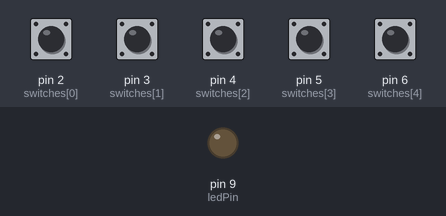
Simulated run of this sketch. Board: Arduino Uno, built with avr-gcc and run on an emulated ATmega328P. Parts: output pins drawn as LEDs (lit = HIGH). Inputs (shaded band) come from the test bench; at power-on: pin 2 (switches[0]), pin 3 (switches[1]), pin 4 (switches[2]), pin 5 (switches[3]), pin 6 (switches[4]) HIGH.

Above: at 1.2 s.
1.3 s: pin 2 (switches[0]) pulled LOW for 0.15 s
At 2.6 s:
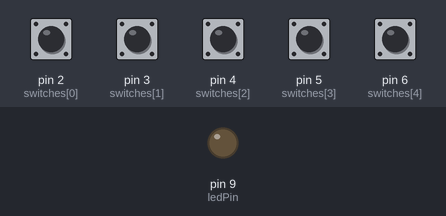
3.0 s: pin 4 (switches[2]) pulled LOW for 0.15 s
At 3.1 s:
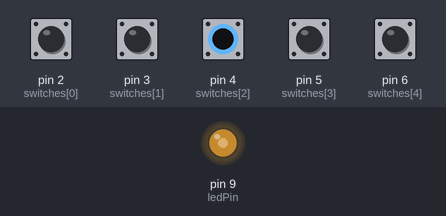
4.6 s: pin 3 (switches[1]) pulled LOW for 0.15 s
At 5.1 s:
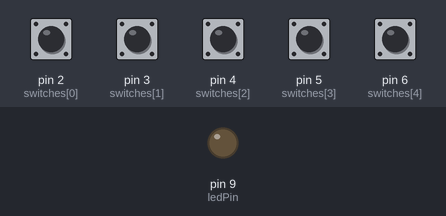
6.3 s: pin 2 (switches[0]) pulled LOW for 0.15 s
At 7.6 s:
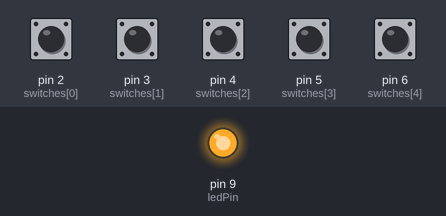
8.0 s: pin 6 (switches[4]) pulled LOW for 0.15 s
At 8.8 s:
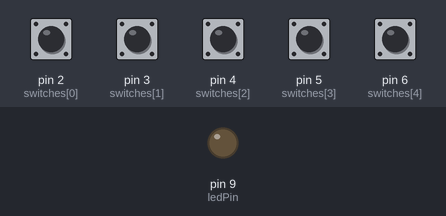
9.7 s: pin 2 (switches[0]) pulled LOW for 1 s
At 11.0 s:
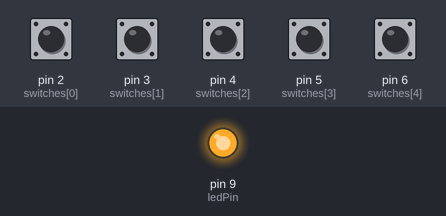
Timing chart, 0 to 12.7 s (numbered marks = the images above; inputs shaded):
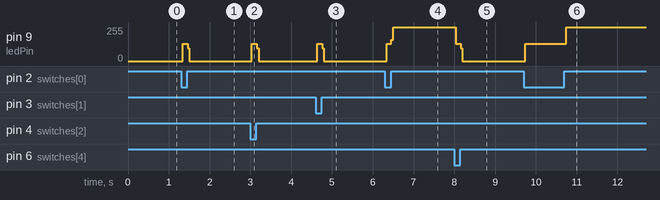

Measured:
- after the input at 1.3 s, pin 9 (ledPin): 0/255 → 128/255 at once, → 0/255 0.12 s later
- after the input at 3.0 s, pin 9 (ledPin): 0/255 → 128/255 at once, → 0/255 0.12 s later
- after the input at 4.6 s, pin 9 (ledPin): 0/255 → 128/255 at once, → 0/255 0.12 s later
- after the input at 6.3 s, pin 9 (ledPin): 0/255 → 128/255 at once, → 255/255 0.12 s later
- after the input at 8.0 s, pin 9 (ledPin): 255/255 → 128/255 at once, → 0/255 0.12 s later
- after the input at 9.7 s, pin 9 (ledPin): 0/255 → 128/255 at once, → 255/255 1.0 s later

The sketch:

Water_pump_control_of_BEC.ino
```cpp
// Collected from gemini

const int switches[] = {2, 3, 4, 5, 6}; // Pins for the switches
const int ledPin = 9; // Pin for the LED

int lightState = 0;

void setup() {
  for (int i = 0; i < 5; i++) {
    pinMode(switches[i], INPUT_PULLUP);
  }
  pinMode(ledPin, OUTPUT);
}

void loop() {
  for (int i = 0; i < 5; i++) {
    if (digitalRead(switches[i]) == LOW) {
      lightState = !lightState;
      break; // Exit the loop if any switch is pressed
    }
  }

  digitalWrite(ledPin, lightState);
}
```
